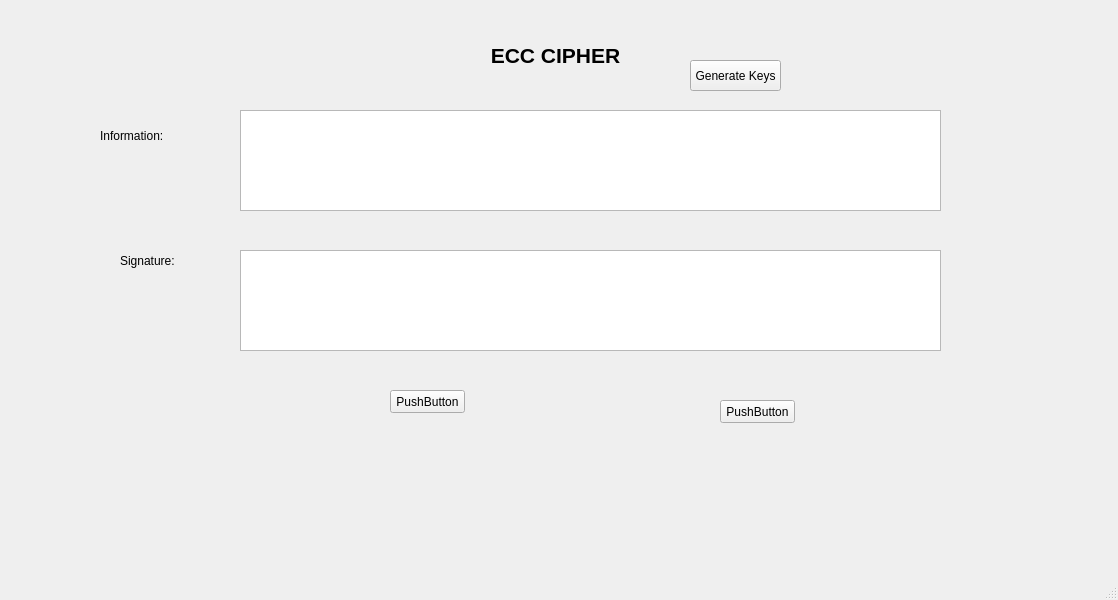
<?xml version="1.0" encoding="UTF-8"?>
<ui version="4.0">
 <class>MainWindow</class>
 <widget class="QMainWindow" name="MainWindow">
  <property name="geometry">
   <rect>
    <x>0</x>
    <y>0</y>
    <width>1118</width>
    <height>600</height>
   </rect>
  </property>
  <property name="windowTitle">
   <string>MainWindow</string>
  </property>
  <widget class="QWidget" name="centralwidget">
   <widget class="QLabel" name="label">
    <property name="geometry">
     <rect>
      <x>460</x>
      <y>40</y>
      <width>191</width>
      <height>31</height>
     </rect>
    </property>
    <property name="text">
     <string>&lt;html&gt;&lt;head/&gt;&lt;body&gt;&lt;p align=&quot;center&quot;&gt;&lt;span style=&quot; font-size:16pt; font-weight:600;&quot;&gt;ECC CIPHER&lt;/span&gt;&lt;/p&gt;&lt;/body&gt;&lt;/html&gt;</string>
    </property>
   </widget>
   <widget class="QLabel" name="label_2">
    <property name="geometry">
     <rect>
      <x>100</x>
      <y>120</y>
      <width>91</width>
      <height>31</height>
     </rect>
    </property>
    <property name="text">
     <string>Information:</string>
    </property>
   </widget>
   <widget class="QLabel" name="label_3">
    <property name="geometry">
     <rect>
      <x>120</x>
      <y>250</y>
      <width>71</width>
      <height>21</height>
     </rect>
    </property>
    <property name="text">
     <string>Signature:</string>
    </property>
   </widget>
   <widget class="QPushButton" name="pushButton">
    <property name="geometry">
     <rect>
      <x>690</x>
      <y>60</y>
      <width>91</width>
      <height>31</height>
     </rect>
    </property>
    <property name="text">
     <string>Generate Keys</string>
    </property>
   </widget>
   <widget class="QPushButton" name="pushButton_2">
    <property name="geometry">
     <rect>
      <x>390</x>
      <y>390</y>
      <width>75</width>
      <height>23</height>
     </rect>
    </property>
    <property name="text">
     <string>PushButton</string>
    </property>
   </widget>
   <widget class="QPushButton" name="pushButton_3">
    <property name="geometry">
     <rect>
      <x>720</x>
      <y>400</y>
      <width>75</width>
      <height>23</height>
     </rect>
    </property>
    <property name="text">
     <string>PushButton</string>
    </property>
   </widget>
   <widget class="QTextBrowser" name="textBrowser">
    <property name="geometry">
     <rect>
      <x>240</x>
      <y>110</y>
      <width>701</width>
      <height>101</height>
     </rect>
    </property>
   </widget>
   <widget class="QTextBrowser" name="textBrowser_2">
    <property name="geometry">
     <rect>
      <x>240</x>
      <y>250</y>
      <width>701</width>
      <height>101</height>
     </rect>
    </property>
   </widget>
  </widget>
  <widget class="QMenuBar" name="menubar">
   <property name="geometry">
    <rect>
     <x>0</x>
     <y>0</y>
     <width>1118</width>
     <height>21</height>
    </rect>
   </property>
  </widget>
  <widget class="QStatusBar" name="statusbar"/>
 </widget>
 <resources/>
 <connections/>
</ui>
